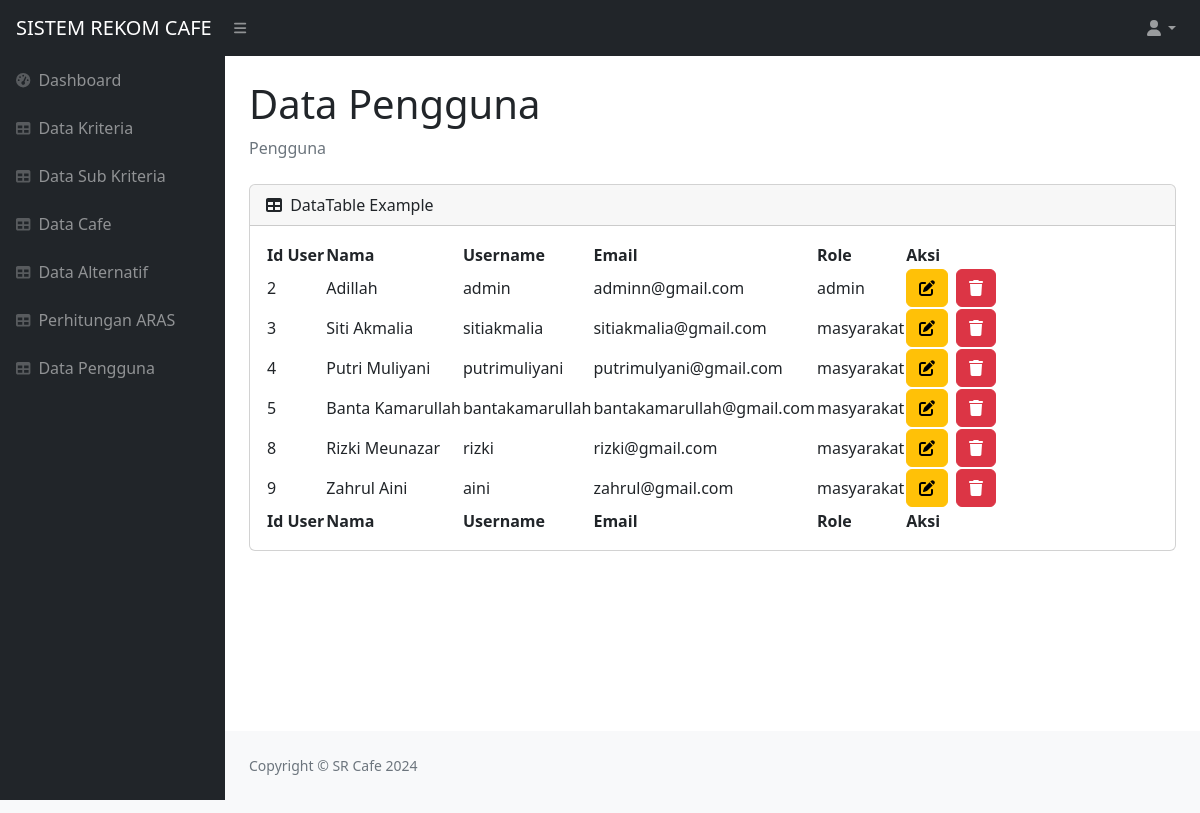
The page /index.php?page=data_pengguna (signed in) on the database its author committed.
### tables this page shows
CREATE TABLE IF NOT EXISTS `users` (
  `iduser` int(11) NOT NULL AUTO_INCREMENT,
  `nama` text NOT NULL,
  `username` varchar(50) NOT NULL DEFAULT '',
  `email` varchar(50) NOT NULL,
  `password` varchar(50) NOT NULL,
  `role` enum('admin','masyarakat') DEFAULT NULL,
  PRIMARY KEY (`iduser`)
);

### dt_pengguna.php (the view, shortened to what this page needs)
<?php
require 'proses/koneksi.php';
?>
<h1 class="mt-4">Data Pengguna</h1>
<ol class="breadcrumb mb-4">
    <li class="breadcrumb-item active">Pengguna</li>
</ol>
<div class="card mb-4">
    <div class="card-header">
        <i class="fas fa-table me-1"></i> DataTable Example
    </div>
    <div class="card-body">
        <table id="datatablesSimple">
            <thead>
                <tr>
                    <th>Id User</th>
                    <th>Nama</th>
                    <th>Username</th>
                    <th>Email</th>
                    <th>Role</th>
                    <th>Aksi</th>
                </tr>
            </thead>
            <tfoot>
                <tr>
                    <th>Id User</th>
                    <th>Nama</th>
                    <th>Username</th>
                    <th>Email</th>
                    <th>Role</th>
                    <th>Aksi</th>
                </tr>
            </tfoot>
            <tbody>
                <?php
                $ambilsemuadatausers = mysqli_query($conn, "SELECT * FROM users");
                while ($data = mysqli_fetch_array($ambilsemuadatausers)) {
                    $iduser = $data['iduser'];
                    $nama = $data['nama'];
                    $username = $data['username'];
                    $email = $data['email'];
                    $role = $data['role'];
                ?>
                    <tr>
                        <td><?= $iduser; ?></td>
                        <td><?= $nama; ?></td>
                        <td><?= $username; ?></td>
                        <td><?= $email; ?></td>
                        <td><?= $role; ?></td>
                        <td>
                            <div class="d-flex justify-content-center">
                                <button type="button" class="btn btn-warning me-2" data-bs-toggle="modal" data-bs-target="#ModalEdit<?= $iduser; ?>">
                                    <i class="fa-solid fa-pen-to-square"></i>
                                </button>
                                <button type="button" class="btn btn-danger" data-bs-toggle="modal" data-bs-target="#ModalHapus<?= $iduser; ?>">
                                    <i class="fa-solid fa-trash"></i>
                                </button>
                            </div>
                        </td>
                    </tr>
                <?php
                }
                ?>
            </tbody>
        </table>
    </div>
</div>
</div>
</main>
<footer class="py-4 bg-light mt-auto">
    <div class="container-fluid px-4">
        <div class="d-flex align-items-center justify-content-between small">
            <div class="text-muted">Copyright &copy; SR Cafe 2024</div>
        </div>
    </div>
</footer>
</div>
</div>
</body>
</html>

### rows shown on the page
users: iduser "2", nama "Adillah", username "admin", email "adminn@gmail.com", role "admin"
users: iduser "3", nama "Siti Akmalia", username "sitiakmalia", email "sitiakmalia@gmail.com", role "masyarakat"
users: iduser "4", nama "Putri Muliyani", username "putrimuliyani", email "putrimulyani@gmail.com", role "masyarakat"
users: iduser "5", nama "Banta Kamarullah", username "bantakamarullah", email "bantakamarullah@gmail.com", role "masyarakat"
users: iduser "8", nama "Rizki Meunazar", username "rizki", email "rizki@gmail.com", role "masyarakat"
users: iduser "9", nama "Zahrul Aini", username "aini", email "zahrul@gmail.com", role "masyarakat"
